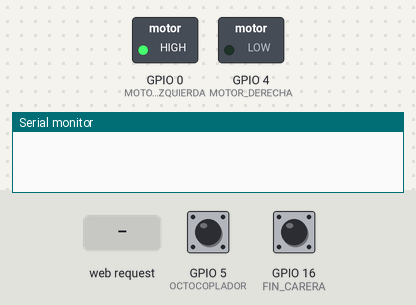
A program run on a simulated ESP8266 (NodeMCU). On the bench: switched loads named in the program (green lamp = pin HIGH), the last lines printed to the serial monitor. The test bench sets the inputs (shaded band); at power-on: GPIO 16 (FIN_CARERA) HIGH, GPIO 5 (OCTOCOPLADOR) HIGH.

Above: at 1.0 s.
1.1 s: GPIO 16 (FIN_CARERA) pulled LOW for 0.15 s
At 2.3 s:
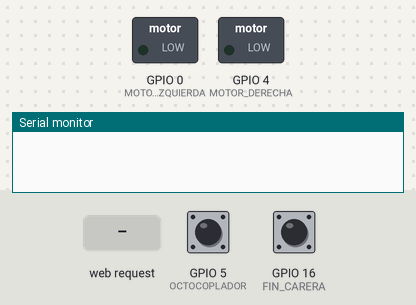
2.7 s: HTTP request GET /ab received
5.2 s: HTTP request GET /ce received
At 6.5 s:
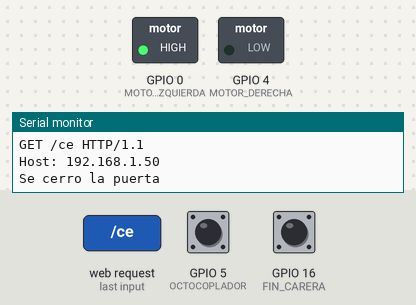
7.7 s: GPIO 16 (FIN_CARERA) pulled LOW for 1 s
At 8.8 s:
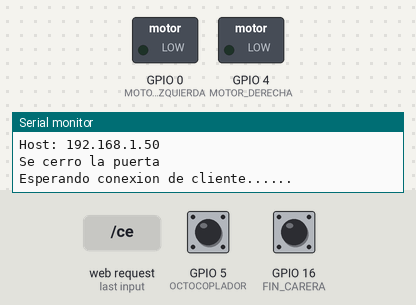
Timing chart, 0 to 10.7 s (numbered marks = the images above; inputs shaded):
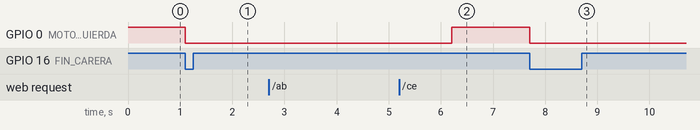

Measured:
- after the input at 1.1 s, GPIO 0 (MOTOR_IZQUIERDA): HIGH → LOW at once
- after the input at 5.2 s, GPIO 0 (MOTOR_IZQUIERDA): LOW → HIGH after 1.0 s
- after the input at 7.7 s, GPIO 0 (MOTOR_IZQUIERDA): HIGH → LOW at once

The program:

main.cpp
```cpp
#include <Arduino.h>
#include <puertos.h>
#include <ESP8266WiFi.h>
//Incluye la librería ESP8266WiFi

char ssid[] = "NodeMCU-ESP8266";    //Definimos la SSDI de nuestro servidor WiFi -nombre de red-
char password[] = "12345678";       //Definimos la contraseña de nuestro servidor
WiFiServer server(3000);            //Definimos el puerto de comunicaciones
String peticion;

void setup() {
  // Definicion del servidor nodeMCU
  server.begin();
  WiFi.mode(WIFI_AP);
  WiFi.softAP(ssid, password);
  //si falla la conexion, imprimir mac y red

  // definicion en PULL-UP de sensores (siempre es 1 hasta que suceda evento)
  pinMode(FIN_CARERA,INPUT_PULLUP);
  pinMode(SENSOR_M, INPUT_PULLUP);
  pinMode(OCTOCOPLADOR, INPUT_PULLUP);
  pinMode(MOTOR_DERECHA,OUTPUT);
  pinMode(MOTOR_IZQUIERDA,OUTPUT);

  //Mandamos los/el motor a bajo para que no gire en ningun sentido
  digitalWrite(MOTOR_IZQUIERDA,HIGH);
  digitalWrite(MOTOR_DERECHA,LOW);
      //Esperamos a que la cerradura llegue abrir la primera vez
  while(digitalRead(FIN_CARERA) == 1){
    delay(100);
  }

  digitalWrite(MOTOR_IZQUIERDA,LOW);
  digitalWrite(MOTOR_DERECHA,LOW);

  // digitalWrite(MOTOR_IZQUIERDA,LOW);
  // Definicion de puerto Serie
  Serial.begin(115200);

}
  /*
  Realizamos la conexion con el socket
  si es "abrir", abrir cerradura sin verificar nada
  si es "Cerrar"
      verificamos el sensor magnetico
      corremos la cerradura hasta el fin de carrera -(recordar el delay de 100)
      apagamos todos los sensores nuevamente
  si es "consulta"
      Armar un string con las siguientes caracteristicas:
      OCTOCOPLADOR|FIN_CARRERA|SENSOR_M

  cerrar conexion
  */

void loop() {
 // Comprueba si el cliente ha conectado
 WiFiClient client = server.available();
 if (!client) {
   return;
 }
 // Espera hasta que el cliente envía alguna petición
 Serial.println("Nuevo cliente");
 while(!client.available()){
   delay(1);
 }

 peticion = client.readStringUntil('r');
 Serial.println(peticion);
 client.flush();

// si un switch es un conjunto de if, hace if si no te lo acrodas

 if(peticion.indexOf("ab")!= -1){
      Serial.println("Se abrio la puerta");
      digitalWrite(MOTOR_IZQUIERDA,LOW);
      digitalWrite(MOTOR_DERECHA,HIGH);
      //Esperamos a que la cerradura llegue abrir la primera vez
      while(!digitalRead(OCTOCOPLADOR) == 1){
        delay(50);
      }
      digitalWrite(MOTOR_IZQUIERDA,LOW);
      digitalWrite(MOTOR_DERECHA,LOW);

      client.println("Recibido");
      client.flush();
 }

 if(peticion.indexOf("ce")!= -1){
      Serial.println("Se cerro la puerta");
      //Mandamos los/el motor a bajo para que no gire en ningun sentido
      digitalWrite(MOTOR_IZQUIERDA,HIGH);
      digitalWrite(MOTOR_DERECHA,LOW);
      //Esperamos a que la cerradura llegue abrir la primera vez
      while(digitalRead(FIN_CARERA) == 1){
        delay(100);
      }
      digitalWrite(MOTOR_IZQUIERDA,LOW);
      digitalWrite(MOTOR_DERECHA,LOW);

      client.println("Recibido");
      client.flush();
  }
 //
 if(peticion.indexOf("es") != -1){
   //mandamos la trama a trasmitir
   //OCTOCOPLADOR|FIN_CARRERA|SENSOR_M
    client.println("1|1|1");
    client.flush();

 }

 Serial.println("Esperando conexion de cliente......");

}
```

puertos.h
```cpp
// se realiza las declaraciones de los puertos GPIO

#define FIN_CARERA 16 // cambiarlo
#define OCTOCOPLADOR 5 // cambiarlo
#define SENSOR_M 12
#define MOTOR_DERECHA 4
#define MOTOR_IZQUIERDA 0
```
